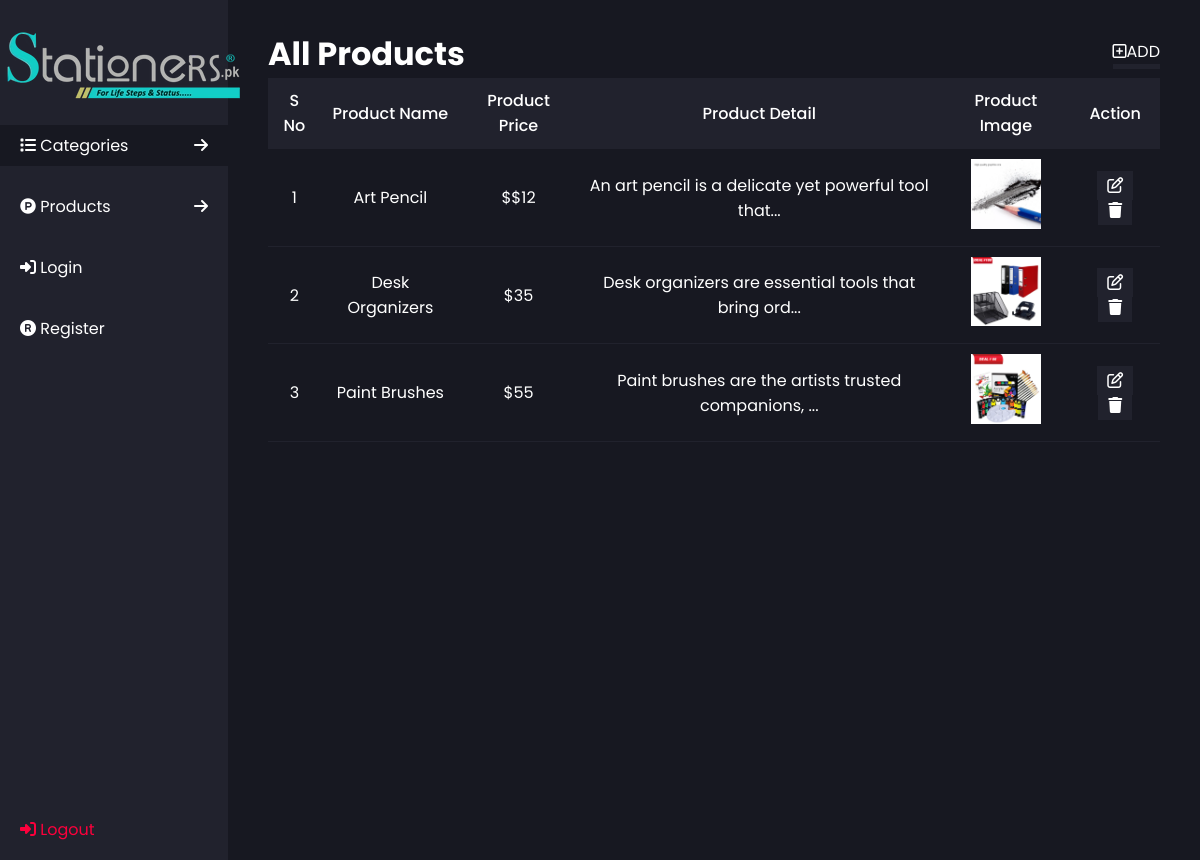
The app's page /allProducts.php, older data.
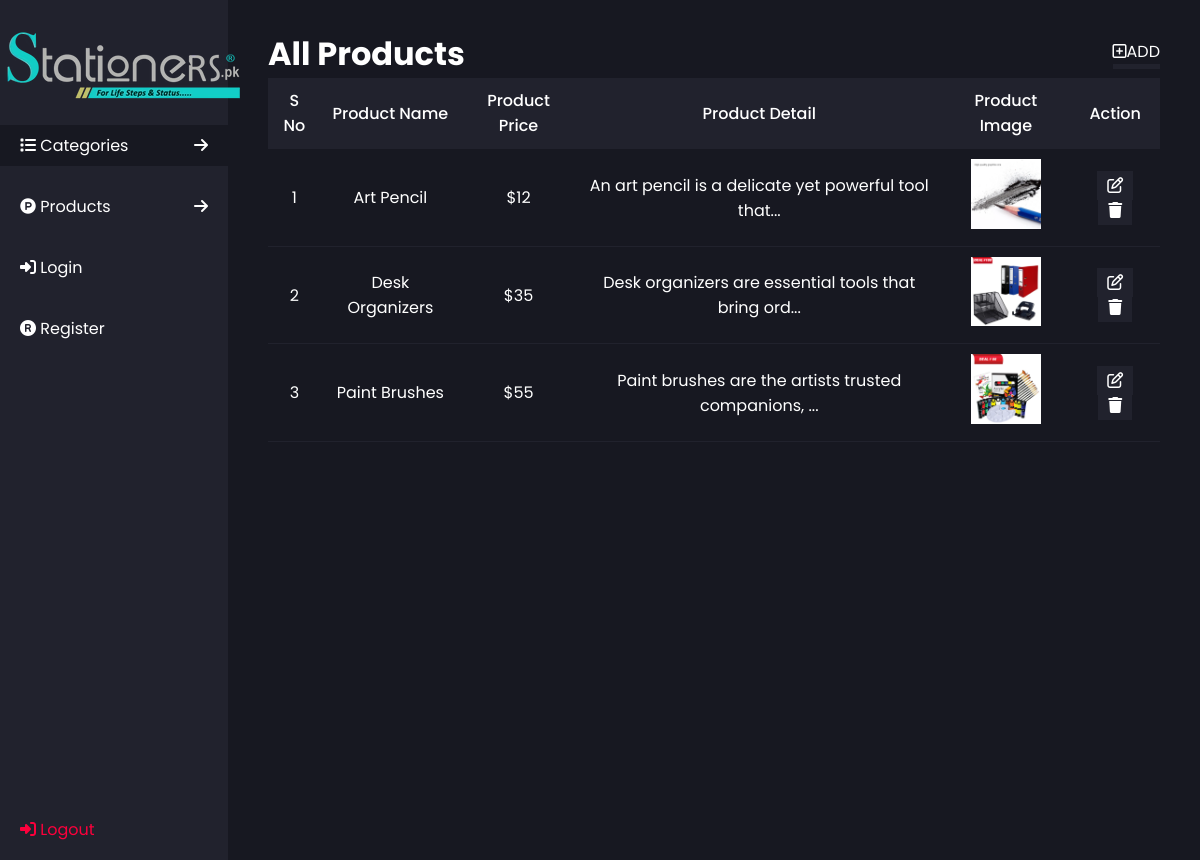
The same page, newer data.
### tables this page shows
CREATE TABLE `products` (
  `product_id` int(11) NOT NULL,
  `product_name` varchar(256) NOT NULL,
  `product_price` varchar(256) NOT NULL,
  `product_description` varchar(256) NOT NULL,
  `product_image` varchar(256) NOT NULL
);

### allProducts.php (the view)
<?php
require("./base/header.php");
?>
<div class="main-section">
    <div class="dataDisplay-header">
        <h1>All Products</h1>
        <a href="./addProduct.php"><span><i class="fa-regular fa-square-plus"></i></span>ADD</a>
    </div>
    <table class="table" width="100%" cellpadding="10">
        <tr>
            <th>S No</th>
            <th>Product Name</th>
            <th>Product Price</th>
            <th>Product Detail</th>
            <th>Product Image</th>
            <th>Action</th>
        </tr>
        <?php
        $sno = 1;
        $select_query = "SELECT * FROM `products`";
        $result = mysqli_query($db_connection, $select_query);
        while($display = mysqli_fetch_array($result)){
        ?>
        <tr>
            <td><?php echo $sno++?></td>
            <td><?php echo $display['product_name']?></td>
            <td>$<?php echo $display['product_price']?></td>
            <td>
                <?php
                $description = $display['product_description'];
                $shortDescription = substr($description, 0, 50);
                echo $shortDescription.(strlen($description) > 50 ? "..." : "")
                ?>
            </td>
            <td><img src="./uploads/productUploads/<?php echo $display['product_image']?>" width="70" alt=""></td>
            <td>
                <a class="actionBtn" href=""><i class="fa-regular fa-pen-to-square"></i></a>
                <a class="actionBtn" href="./logics.php?deleteProduct=<?php echo $display['product_id']?>"><i class="fa-solid fa-trash"></i></a>
            </td>
        </tr>
        <?php
        }
        ?>
    </table>
</div>
<?php
require("./base/footer.php");
?>

### Base/header.php (shortened to what this page needs)
<!DOCTYPE html>
<html lang="en">
<head>
    <link rel="stylesheet" href="./css/style.css">
</head>
<body>
    <div class="container">
        <div class="sidebar">
            <div class="logo">
                <a href="index.php">
                <img style="filter: invert(1)" src="./logo/stationary.png" alt="">
                </a>
            </div>
            <ul>
                <li class="active"> <span><i class="fa-solid fa-list"></i> <a href=""> Categories </a></span> <span><i id="sidebar-link-toggle" class="fa-solid fa-arrow-right"></i> </span> </li>
                <li> <span><i style="color: #FFF;" class="fa-brands fa-product-hunt"></i> <a style="color: #FFF;" href=""> Products </a></span> <span><i  style="color: #FFF;" id="sidebar-link-toggle" class="fa-solid fa-arrow-right"></i> </span> </li>
                <li> <span><i style="color: #FFF;" class="fa-solid fa-right-to-bracket"></i> <a style="color: #FFF;" href=""> Login </a></span></li>
                <li> <span><i style="color: #FFF;" class="fa-solid fa-registered"></i> <a style="color: #FFF;" href=""> Register </a></span></li>
                <li style="position: absolute; bottom: 10px;"> <span><i style="color: #FC003C;" class="fa-solid fa-right-to-bracket"></i> <a style="color: #FC003C;" href=""> Logout </a></span></li>
            </ul>
        </div>

### Base/footer.php (shortened to what this page needs)
</div>
</body>
</html>

### css/style.css (style rules this page uses)
* { font-family: "Poppins", serif; margin: 0; padding: 0; }
body { background: #171821; color: #FFF; }
.container { display: flex; justify-content: space-between; }
.container .sidebar { background-color: #21222D; height: 100vh; width: 19%; padding: 30px 0px; display: flex; flex-direction: column; justify-content: left; }
.container .sidebar .logo img { display: flex; justify-content: center; }
.container .sidebar ul { list-style-type: none; display: flex; justify-content: space-between; flex-direction: column; gap: 20px; margin-top: 20px; }
.container .sidebar ul li { padding: 8px 20px; transition: background 0.3s ease-in-out, filter 0.2s ease-in-out; cursor: pointer; display: flex; justify-content: space-between; }
.active { background: #171821; color: #FFF; display: flex; justify-content: space-between; }
.container .sidebar ul li a { text-decoration: none; color: #FFF; }
.container .main-section { padding: 30px 40px; width: 75%; }
.table { border-collapse: collapse; text-align: center; }
.table tr th,td { padding: 10px; }
.table tr th { font-weight: 500; }
.table tr:first-child { background: #21222D; }
.table tr { border-bottom: 1px solid #21222D; }
.actionBtn { color: #FFF; background: #21222D; padding: 3px 10px; }
.dataDisplay-header, .dataInsertion-header { display: flex; justify-content: space-between; align-items: center; }
.dataInsertion-header a, .dataDisplay-header a { text-decoration: none; color: #FFF; border-bottom: 5px solid #21222D; }

Row changes from the older to the newer data that the page shows:
changed products "Art Pencil": product_price "$12" → "12"
